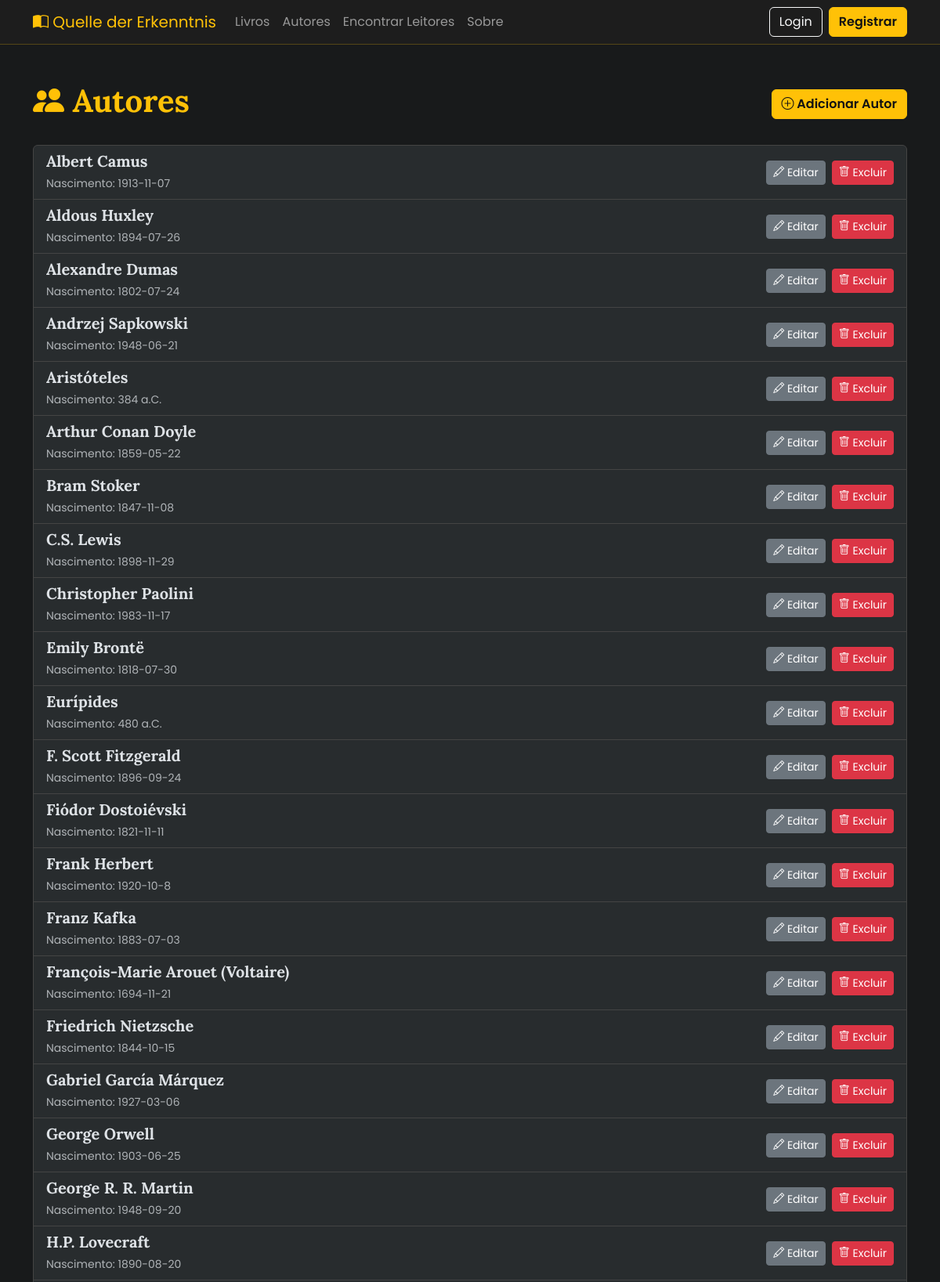
The app's page /authors (upper part) with its own data.
### tables this page shows
CREATE TABLE authors (
  id INTEGER PRIMARY KEY AUTOINCREMENT,
  name TEXT NOT NULL,
  birth_date TEXT,
  biography TEXT
);

### app/routes.py (the view)
@bp.route('/authors')
def list_authors():
    authors = author_service.get_all_authors()
    return render_template('authors/list_authors.html', authors=authors)

### app/database.py (called while the page is built)
def get_db():
    if 'db' not in g:
        g.db = sqlite3.connect(
            current_app.config['DATABASE'],
            detect_types=sqlite3.PARSE_DECLTYPES
        )
        g.db.row_factory = sqlite3.Row
        g.db.create_function("unaccent", 1, unaccent_function)
    return g.db

### app/repositories.py (called while the page is built)
    def find_all(self):
        return get_db().execute('SELECT * FROM authors ORDER BY name').fetchall()

### app/routes.py (called while the page is built)
@bp.before_app_request
def load_logged_in_user():
    user_id = session.get('user_id')
    if user_id is None:
        g.user = None
        g.friend_requests = []
    else:
        g.user = user_service.repo.find_by_id(user_id)
        if g.user:
            g.friend_requests = user_service.get_friend_requests(g.user['id'])
        else:
            g.friend_requests = []

### app/services.py (called while the page is built)
    def get_all_authors(self):
        return self.repo.find_all()

### app/templates/authors/list_authors.html
{% extends 'base.html' %} {% block title %}Autores Cadastrados{% endblock %} {%
block content %}
<div class="d-flex justify-content-between align-items-center mb-4">
    <h1><i class="bi bi-people-fill"></i> Autores</h1>
    <a href="{{ url_for('main.new_author') }}" class="btn btn-primary"
        ><i class="bi bi-plus-circle"></i> Adicionar Autor</a
    >
</div>
<div class="list-group">
    {% for author in authors %}
    <div
        class="list-group-item list-group-item-action d-flex justify-content-between align-items-center"
    >
        <div>
            <h5 class="mb-1">{{ author.name }}</h5>
            <small class="text-muted"
                >Nascimento: {{ author.birth_date or 'Não informado' }}</small
            >
        </div>
        <div class="d-flex gap-2">
            <a
                href="{{ url_for('main.edit_author', author_id=author.id) }}"
                class="btn btn-sm btn-secondary"
                ><i class="bi bi-pencil"></i> Editar</a
            >
            <form
                action="{{ url_for('main.delete_author', author_id=author.id) }}"
                method="POST"
                onsubmit="return confirm('Tem certeza que deseja excluir este autor?');"
            >
                <button type="submit" class="btn btn-sm btn-danger">
                    <i class="bi bi-trash"></i> Excluir
                </button>
            </form>
        </div>
    </div>
    {% else %}
    <p class="text-center">Nenhum autor cadastrado.</p>
    {% endfor %}
</div>
{% endblock %}

### app/static/css/style.css (style rules this page uses)
:root { --color-background: #181a1b; --color-surface: #282c2e; --color-primary: #ffc107; --color-primary-hover: #ffd54f; --color-text: #e8e6e3; --color-text-secondary: #a8a6a3; --font-primary: 'Poppins', sans-serif; --font-secondary: 'Lora', serif; --border-radius: 8px; --shadow: 0 4px 20px rgba(0, 0, 0, 0.5); }
body { background-color: var(--color-background); color: var(--color-text); font-family: var(--font-primary); }
h1, h2, h3, h4, h5, h6 { font-family: var(--font-secondary); font-weight: 700; }
h1, h2, .navbar-brand { color: var(--color-primary); }
a { color: var(--color-primary); text-decoration: none; transition: color 0.2s ease; }
.btn-primary { background-color: var(--color-primary); border-color: var(--color-primary); color: #121212; font-weight: 600; }
.list-group-item { background-color: var(--color-surface); border-color: #444; }

### records on screen
authors: name "Albert Camus", birth_date "1913-11-07"
authors: name "Aldous Huxley", birth_date "1894-07-26"
authors: name "Alexandre Dumas", birth_date "1802-07-24"
authors: name "Andrzej Sapkowski", birth_date "1948-06-21"
authors: name "Aristóteles", birth_date "384 a.C."
authors: name "Arthur Conan Doyle", birth_date "1859-05-22"
authors: name "Bram Stoker", birth_date "1847-11-08"
authors: name "C.S. Lewis", birth_date "1898-11-29"
authors: name "Christopher Paolini", birth_date "1983-11-17"
authors: name "Emily Brontë", birth_date "1818-07-30"
authors: name "Eurípides", birth_date "480 a.C."
authors: name "F. Scott Fitzgerald", birth_date "1896-09-24"
authors: name "Fiódor Dostoiévski", birth_date "1821-11-11"
authors: name "Frank Herbert", birth_date "1920-10-8"
authors: name "Franz Kafka", birth_date "1883-07-03"
authors: name "François-Marie Arouet (Voltaire)", birth_date "1694-11-21"
authors: name "Friedrich Nietzsche", birth_date "1844-10-15"
authors: name "Gabriel García Márquez", birth_date "1927-03-06"
authors: name "George Orwell", birth_date "1903-06-25"
authors: name "George R. R. Martin", birth_date "1948-09-20"
authors: name "H.P. Lovecraft", birth_date "1890-08-20"
